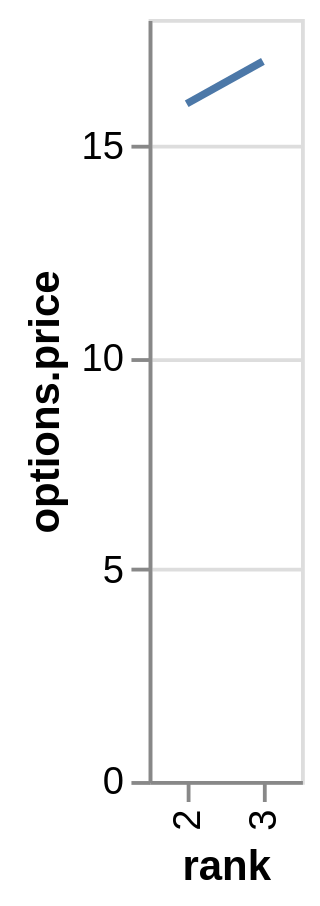

This figure's Vega-Lite source:
### Vega specification from a JSON file in a GitHub repository (floating-point values rounded to 4 significant figures)
{"$schema": "https://vega.github.io/schema/vega/v5.json", "autosize": "pad", "padding": 5, "height": 200, "style": "cell", "data": [{"name": "source_0", "values": [{"rank": "1"}, {"rank": "2", "options": {"price": 16}}, {"rank": "3", "options": {"price": 17}}]}, {"name": "data_0", "source": "source_0", "transform": [{"type": "formula", "expr": "toNumber(datum[\"options\"] && datum[\"options\"][\"price\"])", "as": "options.price"}, {"type": "filter", "expr": "datum.options != null"}]}], "signals": [{"name": "x_step", "value": 20}, {"name": "width", "update": "bandspace(domain('x').length, 1, 0.5) * x_step"}], "marks": [{"name": "marks", "type": "line", "style": ["line"], "sort": {"field": "datum[\"rank\"]", "order": "descending"}, "from": {"data": "data_0"}, "encode": {"update": {"stroke": {"value": "#4c78a8"}, "tooltip": {"signal": "{\"rank\": ''+datum[\"rank\"], \"options.price\": format(datum[\"options.price\"], \"\")}"}, "x": {"scale": "x", "field": "rank"}, "y": {"scale": "y", "field": "options\\.price"}, "defined": {"signal": "datum[\"options.price\"] !== null && !isNaN(datum[\"options.price\"])"}}}}], "scales": [{"name": "x", "type": "point", "domain": {"data": "data_0", "field": "rank", "sort": true}, "range": {"step": {"signal": "x_step"}}, "padding": 0.5}, {"name": "y", "type": "linear", "domain": {"data": "data_0", "field": "options\\.price"}, "range": [{"signal": "height"}, 0], "nice": true, "zero": true}], "axes": [{"scale": "x", "orient": "bottom", "grid": false, "title": "rank", "labelAlign": "right", "labelAngle": 270, "labelBaseline": "middle", "labelOverlap": true, "zindex": 1}, {"scale": "y", "orient": "left", "grid": false, "title": "options.price", "labelOverlap": true, "tickCount": {"signal": "ceil(height/40)"}, "zindex": 1}, {"scale": "y", "orient": "left", "gridScale": "x", "grid": true, "tickCount": {"signal": "ceil(height/40)"}, "domain": false, "labels": false, "maxExtent": 0, "minExtent": 0, "ticks": false, "zindex": 0}]}
